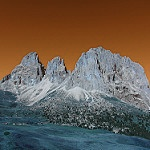
#> input picture images/mountain_iic.jpg, 150 x 150 px
$ jupyter execute --allow-errors anisotropic_kuwahara.ipynb   (shell and % lines are left out)
#> lines starting #> are read from the running program, lines starting #| are printed output that depends on the picture
[cell 1]
import cupy as cp
import cv2
import matplotlib.pyplot as plt
import numpy as np


import matplotlib.transforms as transforms
from cupyx.scipy.ndimage import gaussian_filter
from ipywidgets import (
    IntSlider,
    fixed,
    interact,
)
from matplotlib.patches import Rectangle

from config import IMAGE_DATA_DIR
from kuwahara_filters import (
    anisotropic_kuwahara,
    classic_kuwahara,
    generalized_kuwahara,
)

[cell 2]
def load_and_resize(image_path, max_side=800):
    img = cv2.imread(image_path, cv2.IMREAD_COLOR_RGB)
    h, w = img.shape[:2]

    if max(h, w) <= max_side:
        return img

    scale = max_side / float(max(h, w))
    new_w = int(w * scale)
    new_h = int(h * scale)

    return cv2.resize(img, (new_w, new_h), interpolation=cv2.INTER_AREA)

[cell 3]
def add_gaussian_noise(image, sigma):
    if sigma == 0:
        return image.copy()

    noise = np.random.normal(0, sigma, image.shape)
    noisy_image = image.astype(np.float32) + noise

    return np.clip(noisy_image, 0, 255).astype(np.uint8)

[cell 4]
def update_kuwahara(image, noise_sigma, kuwahara_algorithm, **kuwahara_params):
    noisy_image = add_gaussian_noise(image, sigma=noise_sigma)
    denoised_image = kuwahara_algorithm(noisy_image, **kuwahara_params)

    fig, axes = plt.subplots(1, 3, figsize=(15, 7))

    axes[0].imshow(image)
    axes[0].set_title("Original")
    axes[0].axis("off")

    axes[1].imshow(noisy_image)
    axes[1].set_title(f"Noisy (sigma={noise_sigma})")
    axes[1].axis("off")

    axes[2].imshow(denoised_image)
    params = ",".join(
        "=".join(map(str, pair)) for pair in kuwahara_params.items()
    )
    axes[2].set_title(f"Filtered ({params})")
    axes[2].axis("off")

    plt.tight_layout()
    plt.show()

#> (a cell that did not finish here is left out)

#> (a cell that did not finish here is left out)

[cell 7]
y, x = 315, 200
h, w = 75, 75

#> (the rest of this cell did not finish here and is left out)

[cell 8]
image = load_and_resize(IMAGE_DATA_DIR / "mountain_iic.jpg", max_side=150)
#> call 2 of load_and_resize, with max_side = 150
#> in load_and_resize, img is the input picture: shape (150, 150, 3); mean B, G, R 79.7, 92.1, 105.9

upscaled_image = cv2.resize(
    image, dsize=None, fx=4, fy=4, interpolation=cv2.INTER_CUBIC
)
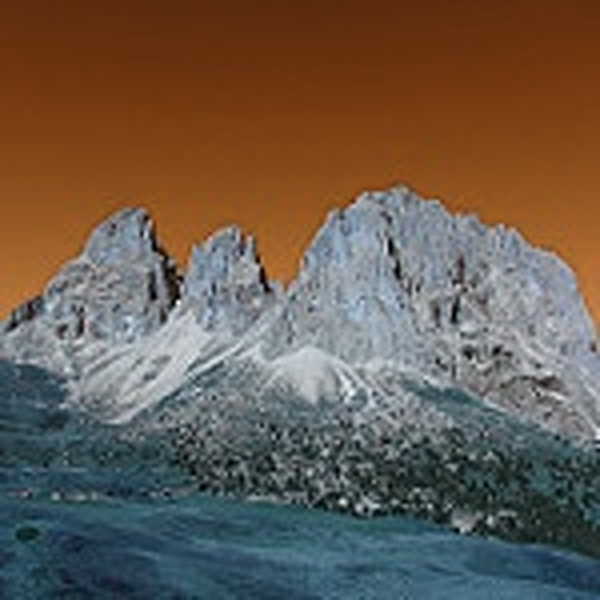
#> upscaled_image: shape (600, 600, 3); mean B, G, R 79.7, 92.1, 105.9
#> (the rest of this cell did not finish here and is left out)

[cell 9]
image = load_and_resize(IMAGE_DATA_DIR / "wolf.jpg", max_side=700)
#> call 3 of load_and_resize, with max_side = 700
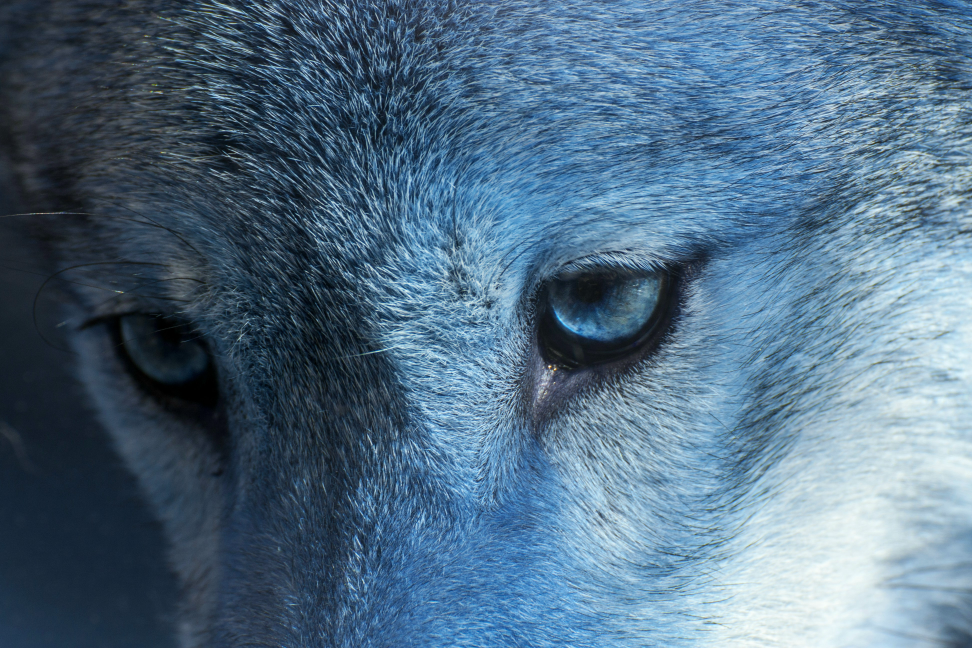
#> input picture images/wolf.jpg, 3888 x 2592 px (shown at 1/4 size)
#> in load_and_resize, img is the input picture: shape (2592, 3888, 3); mean B, G, R 133.1, 110.3, 82.2
#> in load_and_resize (call 3), `return cv2.resize(img, (new_w, new_h), interpolation=cv2.INTER_AREA)`:
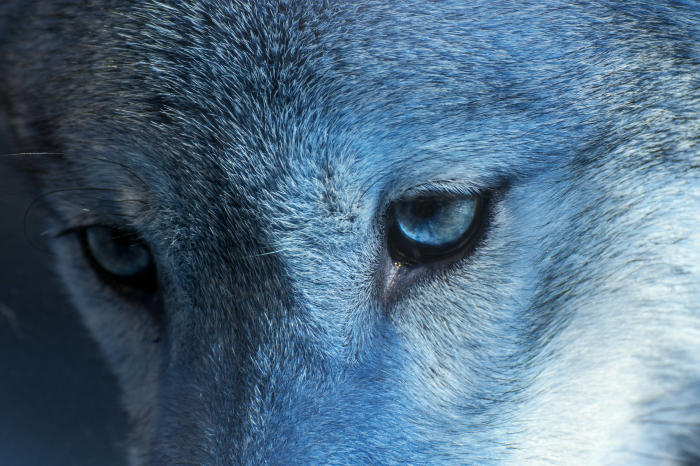
#> returned value: shape (466, 700, 3); mean of channels 0, 1, 2 133.1, 110.3, 82.2; drawn as B, G, R

#> (the rest of this cell did not finish here and is left out)

#> (a cell that did not finish here is left out)
